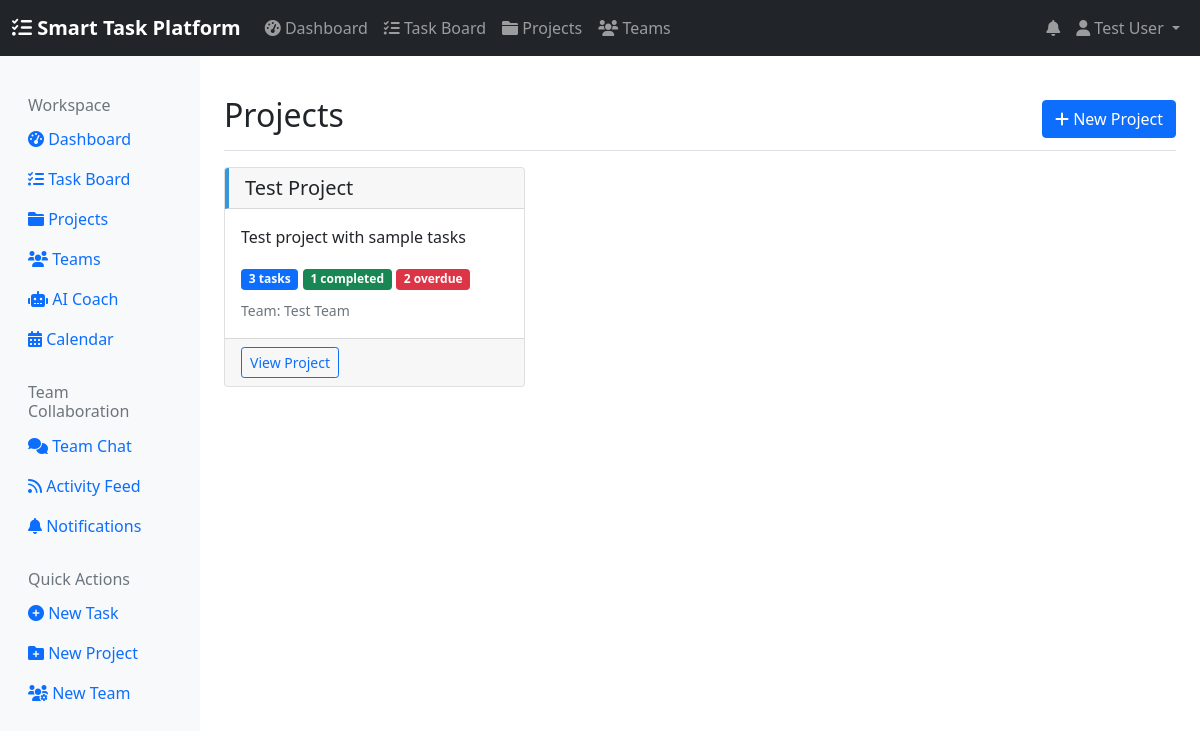
Page /tasks/projects/ (signed in) on the committed database.
### users/models.py (models this page shows, shortened)
class CustomUser(AbstractUser):
    bio = models.TextField(max_length=500, blank=True)
    phone_number = models.CharField(max_length=15, blank=True)
    job_title = models.CharField(max_length=100, blank=True)
    department = models.CharField(max_length=100, blank=True)
    timezone = TimeZoneField(default='UTC')
    country = CountryField(blank=True)
    avatar = models.ImageField(upload_to='avatars/', blank=True, null=True)
    email_notifications = models.BooleanField(default=True)
    desktop_notifications = models.BooleanField(default=True)
    daily_digest = models.BooleanField(default=True)
    workday_start = models.TimeField(default='09:00')
    workday_end = models.TimeField(default='17:00')
    working_days = models.CharField(
        max_length=13,
        default='monday,tuesday,wednesday,thursday,friday',
        help_text="Comma-separated list of working days"
    )
    ai_task_suggestions = models.BooleanField(default=True)
    ai_time_optimization = models.BooleanField(default=True)

class Team(models.Model):
    name = models.CharField(max_length=100)
    description = models.TextField(blank=True)
    created_by = models.ForeignKey(CustomUser, on_delete=models.CASCADE, related_name='created_teams')
    created_at = models.DateTimeField(auto_now_add=True)
    updated_at = models.DateTimeField(auto_now=True)
    is_public = models.BooleanField(default=False)
    allow_self_join = models.BooleanField(default=False)
    members = models.ManyToManyField(CustomUser, through='TeamMembership', related_name='teams')

### tasks/models.py (models this page shows, shortened)
class Project(models.Model):
    name = models.CharField(max_length=200)
    description = models.TextField(blank=True)
    team = models.ForeignKey('users.Team', on_delete=models.CASCADE)  # Reference users.Team
    color = models.CharField(max_length=7, default='#3498db')
    created_at = models.DateTimeField(auto_now_add=True)
    is_active = models.BooleanField(default=True)
    class Meta:
        ordering = ['-created_at']

### tasks/views.py (the view)
# urls.py: path('projects/', views.project_list, name='project_list'),
@login_required
def project_list(request):
    user_teams = Team.objects.filter(members=request.user)
    projects = Project.objects.filter(team__in=user_teams, is_active=True).annotate(
        task_count=Count('task'),
        completed_count=Count('task', filter=Q(task__status='done')),
        overdue_count=Count('task', filter=Q(task__due_date__lt=timezone.now()) & ~Q(task__status='done'))
    )
    return render(request, 'tasks/project_list.html', {
        'projects': projects,
    })

### templates/tasks/project_list.html (shortened to what this page needs)
{% extends 'base.html' %}
{% block content %}
<div class="d-flex justify-content-between flex-wrap flex-md-nowrap align-items-center pt-3 pb-2 mb-3 border-bottom">
    <h1 class="h2">Projects</h1>
    <div class="btn-toolbar mb-2 mb-md-0">
        <a href="{% url 'tasks:create_project' %}" class="btn btn-primary">
            <i class="fas fa-plus"></i> New Project
        </a>
    </div>
</div>
<div class="row">
    {% for project in projects %}
    <div class="col-md-4 mb-4">
        <div class="card">
            <div class="card-header" style="border-left: 4px solid {{ project.color }};">
                <h5 class="card-title mb-0">{{ project.name }}</h5>
            </div>
            <div class="card-body">
                <p class="card-text">{{ project.description|truncatewords:20 }}</p>
                <div class="mb-2">
                    <span class="badge bg-primary">{{ project.task_count }} tasks</span>
                    <span class="badge bg-success">{{ project.completed_count }} completed</span>
                    {% if project.overdue_count > 0 %}
                    <span class="badge bg-danger">{{ project.overdue_count }} overdue</span>
                    {% endif %}
                </div>
                <small class="text-muted">Team: {{ project.team.name }}</small>
            </div>
            <div class="card-footer">
                <a href="{% url 'tasks:project_detail' project.pk %}" class="btn btn-sm btn-outline-primary">View Project</a>
            </div>
        </div>
    </div>
    {% endfor %}
</div>
{% endblock %}

### templates/base.html (shortened to what this page needs)
<!DOCTYPE html>
<html lang="en">
<head>
    <link href="https://cdn.jsdelivr.net/npm/bootstrap@5.1.3/dist/css/bootstrap.min.css" rel="stylesheet">
    <link href="https://cdnjs.cloudflare.com/ajax/libs/font-awesome/6.0.0/css/all.min.css" rel="stylesheet">
</head>
<body>
    <nav class="navbar navbar-expand-lg navbar-dark bg-dark">
        <div class="container-fluid">
            <a class="navbar-brand" href="{% url 'dashboard' %}">
                <i class="fas fa-tasks"></i> Smart Task Platform
            </a>
            <div class="collapse navbar-collapse" id="navbarNav">
                <ul class="navbar-nav me-auto">
                    <li class="nav-item">
                        <a class="nav-link" href="{% url 'dashboard' %}">
                            <i class="fas fa-tachometer-alt"></i> Dashboard
                        </a>
                    </li>
                    <li class="nav-item">
                        <a class="nav-link" href="{% url 'tasks:task_board' %}">
                            <i class="fas fa-tasks"></i> Task Board
                        </a>
                    </li>
                    <li class="nav-item">
                        <a class="nav-link" href="{% url 'tasks:project_list' %}">
                            <i class="fas fa-folder"></i> Projects
                        </a>
                    </li>
                    <li class="nav-item">
                        <a class="nav-link" href="{% url 'users:team_list' %}">
                            <i class="fas fa-users"></i> Teams
                        </a>
                    </li>
                </ul>
                <ul class="navbar-nav">
                    {% if user.is_authenticated %}
                        <li class="nav-item dropdown">
                            <a class="nav-link position-relative" href="#" id="notificationDropdown" role="button" data-bs-toggle="dropdown">
                                <i class="fas fa-bell"></i>
                            </a>
                        </li>
                        <li class="nav-item dropdown">
                            <a class="nav-link dropdown-toggle" href="#" id="navbarDropdown" role="button" data-bs-toggle="dropdown">
                                <i class="fas fa-user"></i> {{ user.get_full_name|default:user.username }}
                            </a>
                        </li>
                    {% endif %}
                </ul>
            </div>
        </div>
    </nav>
    <div class="container-fluid">
        <div class="row">
            <nav class="col-md-3 col-lg-2 d-md-block sidebar collapse">
                <div class="position-sticky pt-3">
                    <h6 class="sidebar-heading d-flex justify-content-between align-items-center px-3 mt-4 mb-1 text-muted">
                        <span>Workspace</span>
                    </h6>
                    <ul class="nav flex-column">
                        <li class="nav-item">
                            <a class="nav-link {% if request.resolver_match.url_name == 'dashboard' %}active{% endif %}" href="{% url 'dashboard' %}">
                                <i class="fas fa-tachometer-alt"></i>
                                Dashboard
                            </a>
                        </li>
                        <li class="nav-item">
                            <a class="nav-link {% if request.resolver_match.url_name == 'task_board' %}active{% endif %}" href="{% url 'tasks:task_board' %}">
                                <i class="fas fa-tasks"></i>
                                Task Board
                            </a>
                        </li>
                        <li class="nav-item">
                            <a class="nav-link {% if request.resolver_match.url_name == 'project_list' %}active{% endif %}" href="{% url 'tasks:project_list' %}">
                                <i class="fas fa-folder"></i>
                                Projects
                            </a>
                        </li>
                        <li class="nav-item">
                            <a class="nav-link {% if request.resolver_match.url_name == 'team_list' %}active{% endif %}" href="{% url 'users:team_list' %}">
                                <i class="fas fa-users"></i>
                                Teams
                            </a>
                        </li>
                        <li class="nav-item">
                            <a class="nav-link {% if request.resolver_match.url_name == 'ai_suggestions' %}active{% endif %}" href="{% url 'ai_coach:ai_suggestions' %}">
                                <i class="fas fa-robot"></i>
                                AI Coach
                            </a>
                        </li>
                        <li class="nav-item">
                            <a class="nav-link {% if 'calendar' in request.path %}active{% endif %}" href="{% url 'calendar:calendar_view' %}">
                                <i class="fas fa-calendar-alt"></i>
                                Calendar
                            </a>
                        </li>
                    </ul>
                    {% if user.is_authenticated %}
                    <h6 class="sidebar-heading d-flex justify-content-between align-items-center px-3 mt-4 mb-1 text-muted">
                        <span>Team Collaboration</span>
                    </h6>
                    <ul class="nav flex-column">
    <li class="nav-item">
        <a class="nav-link {% if 'team-chat' in request.path %}active{% endif %}"
           href="{% url 'team_chat:chat_home' %}">
            <i class="fas fa-comments"></i>
            Team Chat
        </a>
    </li>
    <li class="nav-item">
        <a class="nav-link {% if 'activity' in request.path %}active{% endif %}"
           href="{% url 'activity_feeds:user_activity_feed' %}">
            <i class="fas fa-rss"></i>
            Activity Feed
        </a>
    </li>
    <li class="nav-item">
        <a class="nav-link {% if 'notifications' in request.path %}active{% endif %}"
           href="{% url 'notifications:notification_list' %}">
            <i class="fas fa-bell"></i>
            Notifications
        </a>
    </li>
</ul>
                    <h6 class="sidebar-heading d-flex justify-content-between align-items-center px-3 mt-4 mb-1 text-muted">
                        <span>Quick Actions</span>
                    </h6>
                    <ul class="nav flex-column">
                        <li class="nav-item">
                            <a class="nav-link" href="{% url 'tasks:create_task' %}">
                                <i class="fas fa-plus-circle"></i>
                                New Task
                            </a>
                        </li>
                        <li class="nav-item">
                            <a class="nav-link" href="{% url 'tasks:create_project' %}">
                                <i class="fas fa-folder-plus"></i>
                                New Project
                            </a>
                        </li>
                        <li class="nav-item">
                            <a class="nav-link" href="{% url 'users:team_create' %}">
                                <i class="fas fa-users-cog"></i>
                                New Team
                            </a>
                        </li>
                    </ul>
                    {% endif %}
                </div>
            </nav>
            <main class="col-md-9 ms-sm-auto col-lg-10 px-md-4 py-4">
                {% block content %}
                {% endblock %}
            </main>
        </div>
    </div>
    <div id="toastContainer" class="toast-container position-fixed top-0 end-0 p-3"></div>
</body>
</html>

### templates/base.html (style rules this page uses)
.sidebar { min-height: 100vh; background-color: #f8f9fa; }
.navbar-brand { font-weight: bold; }

### rows in the picture
CustomUser: get_full_name "Test User"
Project: name "Test Project", description "Test project with sample tasks", task_count "3", completed_count "1", overdue_count "2", team.name "Test Team"
